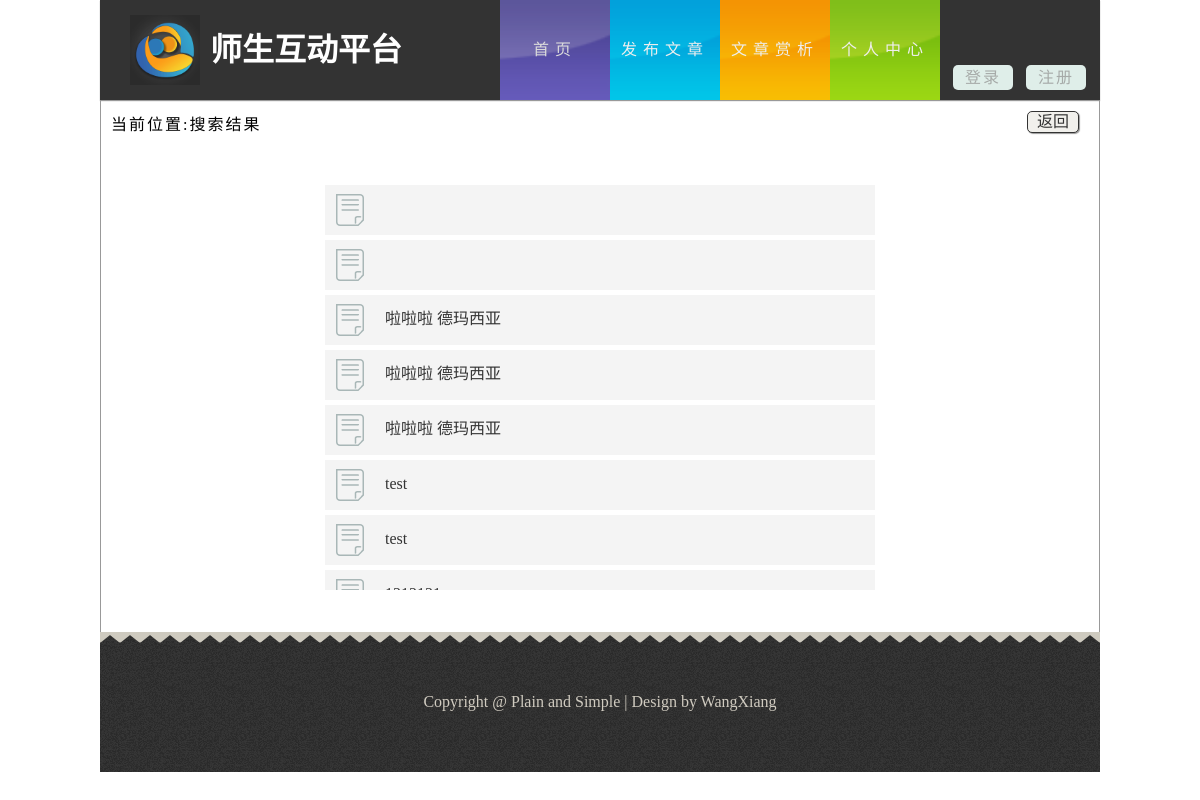
Before: /search.php with the older database file.
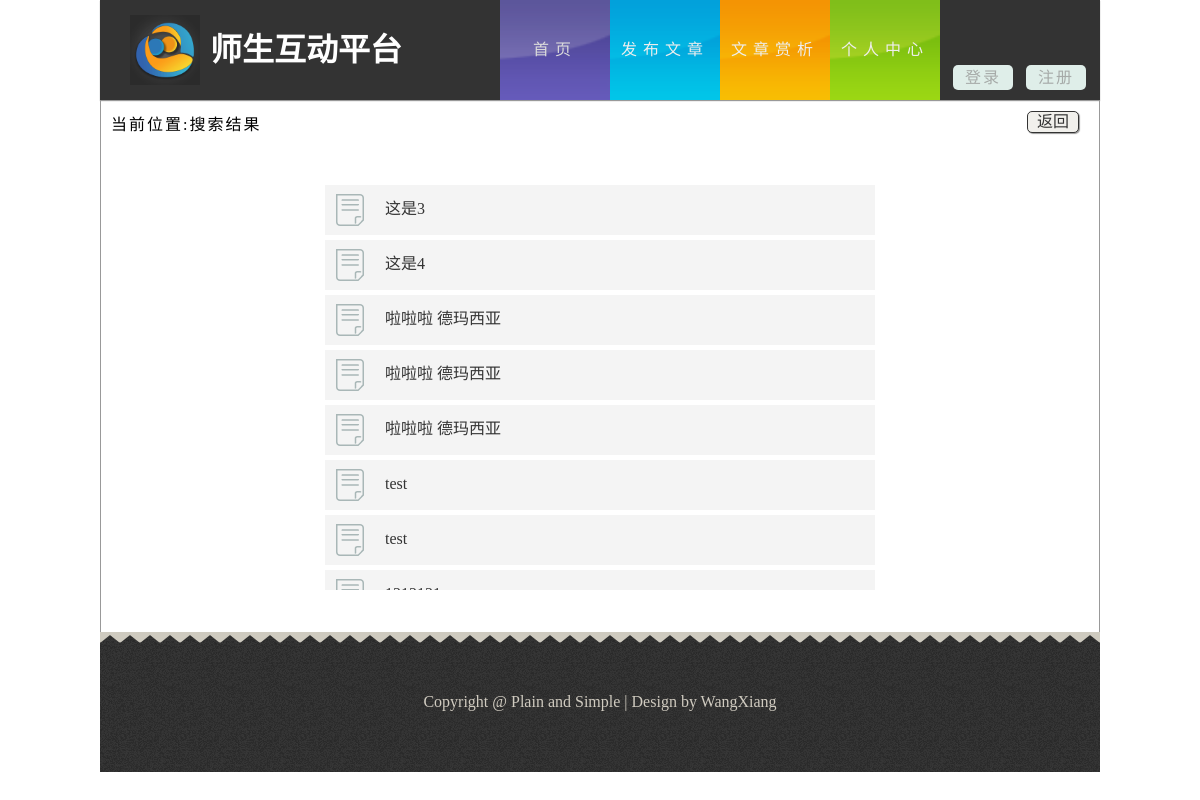
After: the same page with the newer database file.
### tables this page shows
CREATE TABLE `tb_paragraph` (
  `para_id` int(11) NOT NULL AUTO_INCREMENT,
  `para_content` varchar(10000) NOT NULL,
  `para_publish` int(20) DEFAULT NULL COMMENT '发布时间',
  `para_title` varchar(255) NOT NULL,
  `para_kind` varchar(255) DEFAULT NULL,
  `para_video` varchar(255) DEFAULT NULL,
  `para_picture` varchar(255) DEFAULT NULL,
  `account` varchar(255) DEFAULT NULL,
  `count_read` int(10) DEFAULT '0',
  `count_send` int(10) DEFAULT '0',
  `count_discuss` int(10) DEFAULT '0',
  `type` varchar(10) DEFAULT NULL,
  PRIMARY KEY (`para_id`)
);

### public/search.php (the view, shortened to what this page needs)
<!DOCTYPE html>
<html lang="zh-cn">
<head>
	<link rel="stylesheet" href="css/style.css">
</head>
<body>
    <header id="header">
	    <div class="sec">
		    <h1 class="logo">师生互动平台</h1>
			<nav class="link">
			    <ul class="o-nav">
			        <li class="active"><a href="index.php" class="s-bc">首页</a></li>
				    <li><a href="addarticle.php" class="f-bc">发布文章</a></li>
				    <li><a href="paragraph.php?page=1" class="w-bc">文章赏析</a></li>
				    <li><a href="setinfo.php" class="d-bc">个人中心</a></li>
			    </ul>
				<div class="dz">
				    <ul>
					<?php
						if(isset($_COOKIE["name"])){
							echo "<div class=\"dlz\">Hi:<a href=\"setinfo.php\"><span>".$_COOKIE["name"]." </span></a><a href=\"logout.php\">[退出]</a></div>";
						}else{
					?>
					   <li><a href="login.php">登录</a></li>
					   <li><a href="register.php">注册</a></li>
					<?php
						}
					?>
					</ul>
				</div>
			</nav>
		</div>
	</header>
    <div id="content" style="width:998px;border:1px solid #999;height:530px;padding:0">
	    <div class="wk zylb" style="background:#fff;">
		    <div class="wz">
			    当前位置:搜索结果
			</div>
		    <div class="return">
			    <a href="javascript:history.go(-1)" style=" color:#333">返回</a>
			</div>
			<div class="ssym">
			    <div class="sszs" style="overflow-y: scroll;">
		<?php
			$search = $_GET['search'];
			$result = mysql_query("SELECT * FROM tb_paragraph WHERE para_title like '%".$search."%'");
			while ($row = mysql_fetch_array($result)) {
				echo "<div class=\"ssjg\">";
				echo 	"<div class=\"fbr\">";
				echo 		"<img src=\"img/form.png\" style=\"width: 32px; margin-top: 9px; margin-left: 9px;\" />";
				echo 	"</div>";
				echo 	"<div class=\"bt\">";
				echo 		"<a class=\"link\" href=\"#\">".$row['para_title']."<span style=\"display:none;\">".$row['para_id']."</span></a>";
				echo 	"</div>";
				echo "</div>";
			}
		?>
			    </div>
			</div>
		</div>
	</div>
	<footer>
	    <div class="footer">
		      Copyright&nbsp;&#64;&nbsp;Plain and Simple&nbsp;&#124;&nbsp;Design by WangXiang
		</div>
	</footer>
</body>
</html>

Changed rows visible on the page:
changed tb_paragraph (number 1 of 8 on the later page): para_title (not shown) → "这是3"
changed tb_paragraph (number 2 of 8 on the later page): para_title (not shown) → "这是4"
